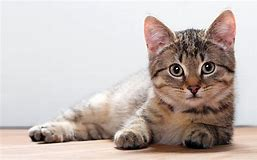
#> input picture sample_data/cat.jpg, 257 x 160 px
$ python input_text.py
#> lines starting #> are read from the running program, lines starting #| are printed output that depends on the picture; after the words box and inside, x2 and y2 are one past the last pixel; in counts of white or black regions, pixels touching at a corner belong together
import cv2

img = cv2.imread('./sample_data/cat.jpg')
#> img is the input picture: shape (160, 257, 3); mean B, G, R 180.2, 184.9, 196.6

cv2.putText(img,
            text='Name:Tom',
            org=(10, 30),
            fontFace=cv2.FONT_HERSHEY_SIMPLEX,
            fontScale=0.8,
            color=(255, 0, 0),
            thickness=2,
            lineType=cv2.LINE_4)
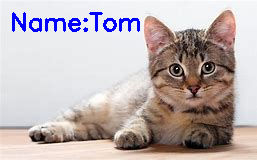
#> img: shape (160, 257, 3); 2.21% of pixels changed, all inside (x1, y1, x2, y2) = (12, 12, 140, 32)

cv2.imshow('./sample_after.png', img)

cv2.waitKey(0)

$ run again, with sample_data/HappyFish.jpg copied over sample_data/cat.jpg
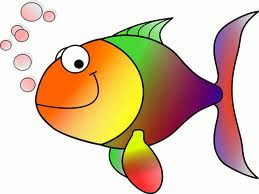
#> input picture sample_data/HappyFish.jpg, 259 x 194 px
#> img is the input picture: shape (194, 259, 3); mean B, G, R 170.8, 196.4, 219.3
#> `cv2.putText(img, text='Name:Tom', org=(10, 30), fontFace=cv2.FONT_HERS..`:
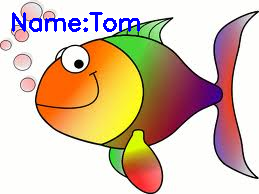
#> img: shape (194, 259, 3); 1.81% of pixels changed, all inside (x1, y1, x2, y2) = (12, 12, 140, 32)
